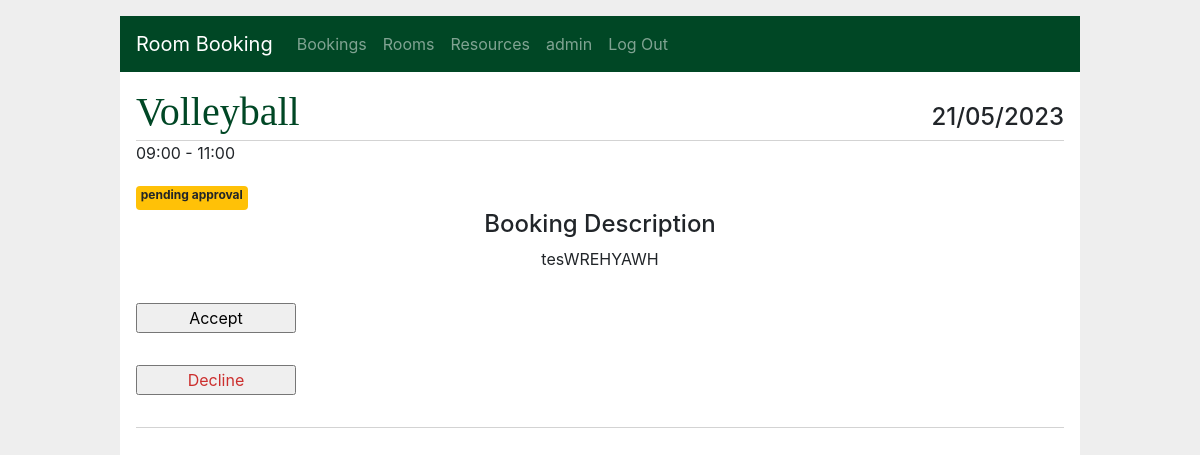
Before: /bookings/6/accept (signed in) with the older database file.
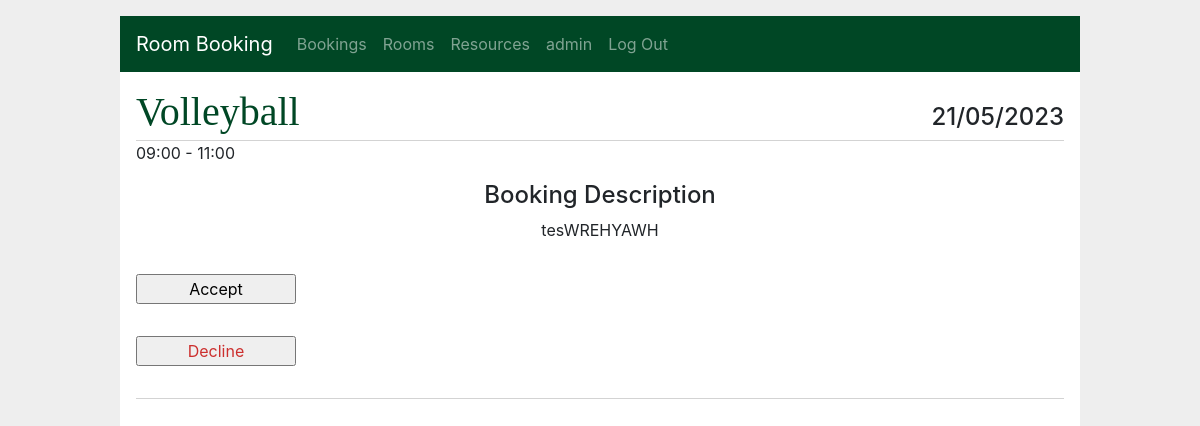
After: the same page with the newer database file.
### app/models/room.py (models this page shows, shortened)
class RoomBooking(db.Model):
    __tablename__ = "roombookings"
    id = db.Column(db.Integer, primary_key=True, autoincrement=True, nullable=False)
    creator_id = db.Column(db.Integer, ForeignKey("users.id", ondelete="CASCADE"), nullable=False)
    creator = db.relationship('User', foreign_keys=[creator_id])
    title = db.Column(db.String(150), nullable=False)
    summary = db.Column(db.Text, nullable=False)
    status = db.Column(db.String, default='pending approval', nullable=False)
    event_start = db.Column(db.DateTime, nullable=False)
    time_start = db.Column(db.DateTime, nullable=False)
    time_end = db.Column(db.DateTime, nullable=False)
    created = db.Column(db.DateTime, default=now, nullable=False)
    attendees = db.Column(db.Integer, nullable=False)
    booked_resources = db.relationship('BookedResource', back_populates="room_booking", cascade='all, delete, delete-orphan')
    room_id = db.Column(db.Integer, ForeignKey("rooms.id"), nullable=False)
    room = db.relationship('Room', foreign_keys=[room_id])

### app/bookings/routes.py (the view)
@bp.route('/<int:id>/accept', methods=('GET', 'POST',))
@login_required
def accept(id):
    booking = get_booking(id)
    admin = User.query.filter_by(
        id=session.get('user_id')).first()
    if admin.role != "admin":
        abort(403)
    return render_template('bookings/accept.html', booking=booking)

### app/bookings/routes.py (called while the page is built)
def get_booking(id, check_author=True):
    user_id = session.get('user_id')
    booking = RoomBooking.query.filter_by(id=id).first()
    if booking is None:
        abort(404, f"Booking id {id} doesn't exist.")
    admin = User.query.filter_by(
        id=user_id).first()
    if check_author and booking.creator_id != user_id and admin.role != "admin":
        abort(403)
    return booking

### app/main/routes.py (called while the page is built)
@bp.before_app_request
def load_logged_in_user():
    user_id = session.get('user_id')
    if user_id is None:
        g.user = None
    else:
        g.user = User.query.filter_by(
                id=user_id).first()

def login_required(view):
    @functools.wraps(view)
    def wrapped_view(**kwargs):
        if g.user is None:
            return redirect(url_for('main.login'))
        return view(**kwargs)
    return wrapped_view

### app/templates/bookings/accept.html
{% extends 'base.html' %}
{% block header %}
  <h1>{% block title %}{{ booking.title }}{% endblock %}</h1>
    <h4>{{ booking.event_start.strftime('%d/%m/%Y') }}</h4>
{% endblock %}
{% block content %}
<div class="testing">
  <div class="time-bar">
    <p>{{ booking.time_start.strftime('%H:%M') }} - {{ booking.time_end.strftime('%H:%M') }}</p>
  </div>
</div>
    {% if booking.status == 'declined' %}
      <div class="badge badge-danger">
        {{ booking.status }}
      </div>
    {% elif booking.status == 'accepted' %}
      <div class="badge badge-success">
        {{ booking.status }}
      </div>
    {% elif booking.status == 'pending approval' %}
      <div class="badge badge-warning">
        {{ booking.status }}
      </div>
    {% endif %}
<h4 class="d-flex justify-content-center">Booking Description</h4>
<div class="container d-flex justify-content-center">
  <p style="white-space: pre-wrap;">{{ booking['summary'] }}</p>
</div>
{% if booking['status'] == 'pending approval' and g.user.role == 'admin' or g.user.role == 'admin' %}
  {% if booking.status == 'accepted' %}
    <form action="{{ url_for('bookings.declined', id=booking['id']) }}" method="post">
      <input class="danger" type="submit" value="Cancel">
    </form>
  {% else %}
    <div class="approve">
      <form action="{{ url_for('bookings.accepted', id=booking['id']) }}" method="post">
        <input class="success" type="submit" value="Accept">
      </form>
      <form action="{{ url_for('bookings.declined', id=booking['id']) }}" method="post">
        <input class="danger" type="submit" value="Decline">
      </form>
    </div>
  <hr>
  {% endif %}
{% endif %}
{% endblock %}

Changed rows visible on the page:
changed RoomBooking "Volleyball": status "pending approval" → (not shown)
